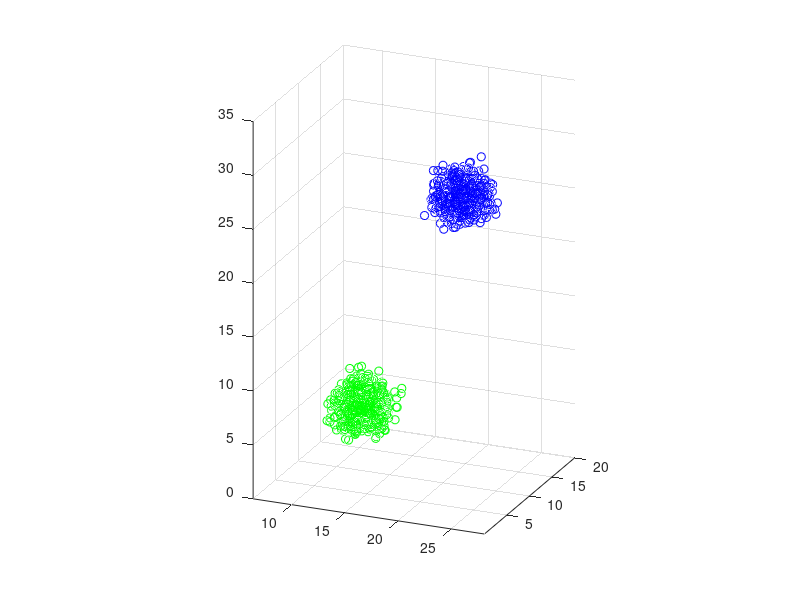

The MATLAB script that drew this image:
% function [coords] = kmeanscluster(noc, data);
%%%%%%%%%%%%%%%%%%%%%%%%%%%%%%%%%%%%%%%%%%%%%%%%%%%%%%%%%%%%%%%%%%%%%%%%%%%
% K means clustering
%
% This is a simplistic algorithm for unsupervised learning
% This will take an arbitrary number of variables and a user specified
% number of intended clusters to independently determine clustering of data
% points
%
% AJN 11/20/15
%%%%%%%%%%%%%%%%%%%%%%%%%%%%%%%%%%%%%%%%%%%%%%%%%%%%%%%%%%%%%%%%%%%%%%%%%%%
clear all; close all; clc

number_of_clusters = 2; % This is the number of clustering regions you intend to find in the data

noc = number_of_clusters;
clear number_of_clusters

ac= noc;
points = 1000;

%% For testing Purposes
data = [[],[]];
numvar = 3;
build_vec = [];
for i = 1:ac
    for j = 1:numvar
        x = randn(points,1) + 20*rand*i;
        build_vec = [build_vec, x];
    end
    data= vertcat(data, build_vec);
    build_vec = [];
end

m = numel(data(:,1));
clus_check = zeros(noc,numvar);
check = 0;
count = 1;
%% generate initial guess for cluster locations based on data
while true
    p = randperm(m);
    for i = 1:noc
        for j = 1:numvar
            clus_coords(i,j) = data(p(i),j);
        end
    end
    
    

    %
    while true
        last_guess = clus_coords; % store last guess of cluster coords
        % build matrix of squared differences
        for i = 1:noc
            for j = 1:numvar
                distmat(:,j,i) = (data(:,j) - clus_coords(i,j)).^2;
            end
        end
        
        % calculate distances in variable space and return which cluster each
        % data point is closest to
        for i = 1:m
            for j = 1:noc
                distance(i,j) = sum(distmat(i,:,j))^0.5;
            end
            [c, ind] = min(distance(i,:));
            closest(i,1) = ind;
        end
        
        for i = 1:noc
            index = closest == i;
            for j = 1:numvar
                cm(1,j) = sum(data(index,j))/numel(data(index,j));
            end
            clus_coords(i,:) = cm;
            if i == 1
                scatter3(data(index,1), data(index,2),data(index,3), 'g');
                hold on
            elseif i == 2
                scatter3(data(index,1), data(index,2),data(index,3), 'b');
            elseif i == 3
                scatter3(data(index,1), data(index,2),data(index,3), 'c');
            elseif i == 4
                scatter3(data(index,1), data(index,2),data(index,3), 'm');
            end
            
        end
        scatter3(last_guess(:,1),last_guess(:,2), last_guess(:,3), '.y');
        scatter3(clus_coords(:,1), clus_coords(:,2), clus_coords(:,3), '.r');
        
        hold off
        axis image
        view(23,21)
        M(count) = getframe(gcf);
        if isequal(last_guess,clus_coords)
            break
        end
        count = count+1;
    end
    
    %% check the cluster algorithm didn't get stuck
    for i = 1:noc
        flag = 1;
        for j = 1:numel(clus_check(1,1,:))
            if 1-ismember(round(clus_coords(i,:)),round(clus_check(:,:,j)),'rows')
                flag = 0;
            end
        end
        
    end
    if flag == 1
        break
    else
        check = check +1;
        clus_check(:,:,check) = clus_coords;
    end
    
end